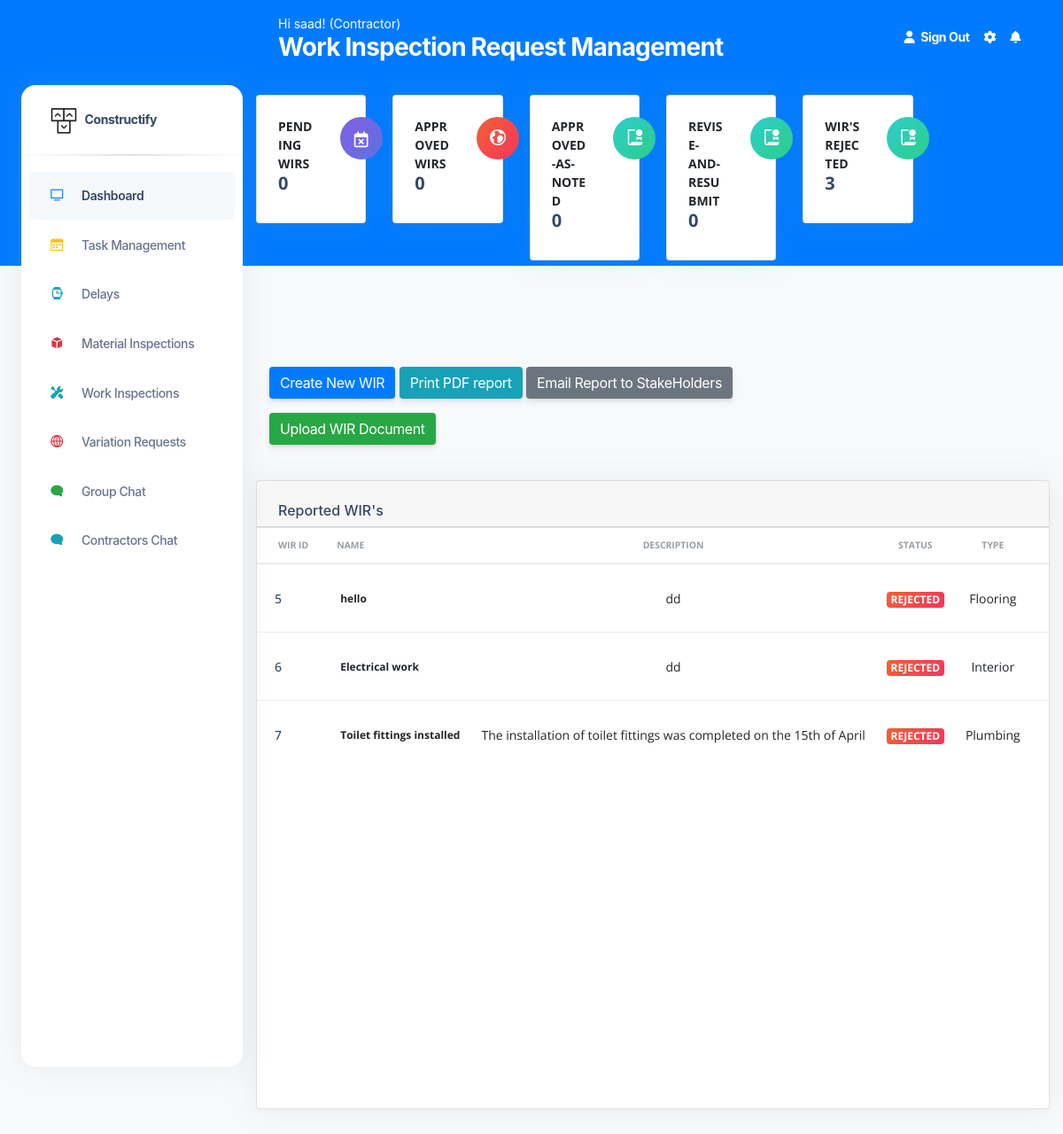
The page /WorkInspectionReqs (signed in) on the database its author committed.
### construct/models.py (models this page shows, shortened)
class User(db.Model, UserMixin):
    id = db.Column(db.Integer(), nullable=False, primary_key=True)
    username = db.Column(db.String(length=30), nullable=False, unique=True)
    email_address = db.Column(db.String(length=50),
                              nullable=False, unique=True)
    password_hash = db.Column(db.String(length=50),
                              nullable=False, unique=True)
    role = db.Column(db.String(length=30), nullable=False, unique=False)
    contact_number = db.Column(db.String(length=30), nullable=False, unique=False)
    @property
    def password(self):
        return self.password

class WorkInspectionRequests(db.Model):
    id = db.Column(db.Integer(), nullable=False, primary_key=True)
    type = db.Column(db.String(length=30), nullable=False)
    name = db.Column(db.String(length=30), nullable=False)
    description = db.Column(db.String(length=30), nullable=False)
    status = db.Column(db.String(length=30), nullable=True, default="Submitted")
    submitted_date = db.Column(db.String(length=30), nullable=False)

### construct/routes.py (the view)
@app.route("/WorkInspectionReqs", methods=['GET', 'POST'])
@login_required
def work_inspection_page():
    db.create_all()
    pending_wirs= WorkInspectionRequests.query.filter(WorkInspectionRequests.status == "Submitted").count()
    approved_wirs= WorkInspectionRequests.query.filter(WorkInspectionRequests.status == "Approved!").count()
    Approved_As_Noted_wirs= WorkInspectionRequests.query.filter(WorkInspectionRequests.status == "Approved-As-Noted").count()
    ReviseandReSubmit_wirs= WorkInspectionRequests.query.filter(WorkInspectionRequests.status == "Revise-and-ReSubmit").count()
    Rejected_wirs= WorkInspectionRequests.query.filter(WorkInspectionRequests.status == "Rejected").count()
    wir_list = WorkInspectionRequests.query.all()
    page_message="Work Inspection Request Management"
    if request.method == "GET":
        return render_template('WorkInspectionManagementPage.html',pending_wirs=pending_wirs,approved_wirs=approved_wirs,Approved_As_Noted_wirs=Approved_As_Noted_wirs,
        ReviseandReSubmit_wirs=ReviseandReSubmit_wirs,Rejected_wirs=Rejected_wirs,wir_list=wir_list,page_message=page_message )

### construct/models.py (called while the page is built)
@login_manager.user_loader
def load_user(user_id):
    return User.query.get(int(user_id))

### construct/templates/WorkInspectionManagementPage.html (shortened to what this page needs)
<!DOCTYPE html>
<html lang="en">
<head>
  <link href="{{ url_for('static', filename='assets')}}/css/nucleo-icons.css" rel="stylesheet" />
  <link href="{{ url_for('static', filename='assets')}}/css/nucleo-svg.css" rel="stylesheet" />
  <link href="{{ url_for('static', filename='assets')}}/css/nucleo-svg.css" rel="stylesheet" />
  <link id="pagestyle" href="{{ url_for('static', filename='assets')}}/css/argon-dashboard.css?v=2.0.2"
    rel="stylesheet" />
  <link rel="stylesheet" type="text/css"
    href="https://stackpath.bootstrapcdn.com/bootstrap/4.2.1/css/bootstrap.min.css">
</head>
{% include 'includes/GlobalSideNavbar.html' %}
<main class="main-content position-relative border-radius-lg ">
  {% include 'includes/GlobalNavbar.html' %}
  <div class="container-fluid py-4">
    <div class="row">
      <div class="col-xl-2 col-sm-6 mb-xl-0 mb-4">
        <div class="card">
          <div class="card-body p-4">
            <div class="row">
              <div class="col-8">
                <div class="numbers">
                  <p class="text-sm mb-0 text-uppercase font-weight-bold">Pending WIRs</p>
                  <h5 class="font-weight-bolder">
                    {{pending_wirs}}
                  </h5>
                </div>
              </div>
              <div class="col-4 text-end">
                <div class="icon icon-shape bg-gradient-primary shadow-primary text-center rounded-circle">
                  <i class="fa fa-calendar-times-o text-lg opacity-10" aria-hidden="true"></i>
                </div>
              </div>
            </div>
          </div>
        </div>
      </div>
      <div class="col-xl-2 col-sm-6 mb-xl-0 mb-4">
        <div class="card">
          <div class="card-body p-4">
            <div class="row">
              <div class="col-8">
                <div class="numbers">
                  <p class="text-sm mb-0 text-uppercase font-weight-bold">Approved WIRs</p>
                  <h5 class="font-weight-bolder">
                    {{approved_wirs}}
                  </h5>
                </div>
              </div>
              <div class="col-4 text-end">
                <div class="icon icon-shape bg-gradient-danger shadow-danger text-center rounded-circle">
                  <i class="ni ni-world text-lg opacity-10" aria-hidden="true"></i>
                </div>
              </div>
            </div>
          </div>
        </div>
      </div>
      <div class="col-xl-2 col-sm-6 mb-xl-0 mb-4">
        <div class="card">
          <div class="card-body p-4">
            <div class="row">
              <div class="col-8">
                <div class="numbers">
                  <p class="text-sm mb-0 text-uppercase font-weight-bold">Approved-As-Noted</p>
                  <h5 class="font-weight-bolder">
                    {{Approved_As_Noted_wirs}}
                  </h5>
                </div>
              </div>
              <div class="col-4 text-end">
                <div class="icon icon-shape bg-gradient-success shadow-success text-center rounded-circle">
                  <i class="ni ni-paper-diploma text-lg opacity-10" aria-hidden="true"></i>
                </div>
              </div>
            </div>
          </div>
        </div>
      </div>
      <div class="col-xl-2 col-sm-6 mb-xl-0 mb-4">
        <div class="card">
          <div class="card-body p-4">
            <div class="row">
              <div class="col-8">
                <div class="numbers">
                  <p class="text-sm mb-0 text-uppercase font-weight-bold">Revise-and-ReSubmit</p>
                  <h5 class="font-weight-bolder">
                    {{ReviseandReSubmit_wirs}}
                  </h5>
                </div>
              </div>
              <div class="col-4 text-end">
                <div class="icon icon-shape bg-gradient-success shadow-success text-center rounded-circle">
                  <i class="ni ni-paper-diploma text-lg opacity-10" aria-hidden="true"></i>
                </div>
              </div>
            </div>
          </div>
        </div>
      </div>
      <div class="col-xl-2 col-sm-6 mb-xl-0 mb-4">
        <div class="card">
          <div class="card-body p-4">
            <div class="row">
              <div class="col-8">
                <div class="numbers">
                  <p class="text-sm mb-0 text-uppercase font-weight-bold">WIR's Rejected</p>
                  <h5 class="font-weight-bolder">
                    {{Rejected_wirs}}
                  </h5>
                </div>
              </div>
              <div class="col-4 text-end">
                <div class="icon icon-shape bg-gradient-success shadow-success text-center rounded-circle">
                  <i class="ni ni-paper-diploma text-lg opacity-10" aria-hidden="true"></i>
                </div>
              </div>
            </div>
          </div>
        </div>
      </div>
    </div>
  </div>
  <br><br><br><br>
 <div class="col-10">
    <div class="container">
      <div class="row">
        <div class="col text-left">
         {% if current_user.role == 'Contractor' %}
          <a href="{{url_for('WIRCreate')}}" class="btn btn-primary" role="button" aria-disabled="true"
            target="_blank">Create New WIR</a>
       {% endif %}
                <a href="{{url_for('WIRPdfGeneration')}}" class="btn btn-info" role="button" aria-disabled="true"
           target="_blank">Print PDF report</a>
               <a href="{{url_for('WIRPDFPageEmail')}}" class="btn btn-secondary" role="button" aria-disabled="true"
            target="_blank">Email Report to StakeHolders</a>
               {% if current_user.role == 'Contractor' %}
          <a href="{{url_for('WIRDocumentUploadPage')}}" class="btn btn-success" role="button" aria-disabled="true"
            target="_blank">Upload WIR Document</a>
          {% endif %}
        </div>
      </div>
    </div>
  </div>
  <div class="container-fluid py-4">
    <div class="row">
      <div class="col-12">
        <div class="card mb-4">
          <div class="card-header pb-0">
            <h6>Reported WIR's</h6>
          </div>
          <div class="card-body px-0 pt-0 pb-10">
            <div class="table-responsive p-0">
              <table class="table align-items-center mb-10">
                <thead>
                  <tr>
                    <th class="text-uppercase text-secondary text-xxs font-weight-bolder opacity-7">WIR ID</th>
                    <th class="text-uppercase text-secondary text-xxs font-weight-bolder opacity-7 ps-2">Name</th>
                    <th class="text-center text-uppercase text-secondary text-xxs font-weight-bolder opacity-7">Description</th>
                    <th class="text-center text-uppercase text-secondary text-xxs font-weight-bolder opacity-7">Status</th>
                    <th class="text-center text-uppercase text-secondary text-xxs font-weight-bolder opacity-7">Type</th>
                    <th class="text-center text-uppercase text-secondary text-xxs font-weight-bolder opacity-7">Submitted Date</th>
                  </tr>
                </thead>
                <tbody>
                  {% for wir in wir_list %}
                  <tr>
                    <td>
                      <div class="d-flex px-2 py-1">
                        <div class="d-flex flex-column justify-content-center">
                          <h6 class="mb-0 text-sm">{{wir.id}}</h6>
                        </div>
                      </div>
                    </td>
                    <td>
                      <p class="text-xs font-weight-bold mb-0">{{wir.name}}</p>
                    </td>
                    <td class="align-middle text-center text-sm">
                      <p class="mb-0 text-sm">{{wir.description}}</p>
                    </td>
                    {% if 'Rejected' in wir.status %}
                    <td class="align-middle text-center">
                      <span class="badge badge-sm bg-gradient-danger">{{wir.status}}</span>
                    </td>
                    {% endif %}
                    <td class="align-middle text-center text-sm">
                      <p class="mb-0 text-sm">{{wir.type}}</p>
                    </td>
                    <td class="align-middle text-center">
                      <p class="mb-0 text-sm">{{wir.submitted_date}}</p>
                    </td>
                  </tr>
                  {% endfor %}
                </tbody>
              </table>
            </div>
          </div>
        </div>
      </div>
    </div>
  </div>
  </body>
</html>

### construct/templates/includes/GlobalNavbar.html (shortened to what this page needs)
<nav class="navbar navbar-main navbar-expand-lg px-0 mx-4 shadow-none border-radius-xl " id="navbarBlur" data-scroll="false">
    <div class="container-fluid py-1 px-3">
      <nav aria-label="breadcrumb">
        <ol class="breadcrumb bg-transparent mb-0 pb-0 pt-1 px-0 me-sm-6 me-5">
          <li class="breadcrumb-item text-sm text-white active" aria-current="page">Hi {{current_user.username}}! ({{current_user.role}}) </li>
        </ol>
        <h3 class="font-weight-bolder text-white mb-0"> {{page_message}}</h3>
      </nav>
        <ul class="navbar-nav  justify-content-end">
          <li class="nav-item d-flex align-items-left">
            <a href="{{url_for('logout_page')}}" class="nav-link text-white font-weight-bold px-0">
              <i class="fa fa-user me-sm-1"></i>
              <span class="d-sm-inline d-none">Sign Out</span>
            </a>
          </li>
          <li class="nav-item px-3 d-flex align-items-center">
            <a href="javascript:;" class="nav-link text-white p-0">
              <i class="fa fa-cog fixed-plugin-button-nav cursor-pointer"></i>
            </a>
          </li>
          <li class="nav-item dropdown pe-2 d-flex align-items-center">
            <a href="javascript:;" class="nav-link text-white p-0" id="dropdownMenuButton" data-bs-toggle="dropdown" aria-expanded="false">
              <i class="fa fa-bell cursor-pointer"></i>
            </a>
          </li>
        </ul>
      </div>
  </nav>

### construct/static/assets/css/nucleo-svg.css (style rules this page uses)
.icon { display: inline-block; color: #111111; height: 1em; width: 1em; }
.icon { fill: currentColor; stroke: none; }

### rows shown on the page
User: username "saad", role "Contractor"
WorkInspectionRequests: id "5", name "hello", description "dd", status "REJECTED", type "Flooring"
WorkInspectionRequests: id "6", name "Electrical work", description "dd", status "REJECTED", type "Interior"
WorkInspectionRequests: id "7", name "Toilet fittings installed", description "The installation of toilet fittings was completed on the 15th of April", status "REJECTED", type "Plumbing"

### other values the page prints
{{ page_message }} "Work Inspection Request Management"
{{ pending_wirs }} "0"
{{ approved_wirs }} "0"
{{ Approved_As_Noted_wirs }} "0"
{{ ReviseandReSubmit_wirs }} "0"
{{ Rejected_wirs }} "3"
